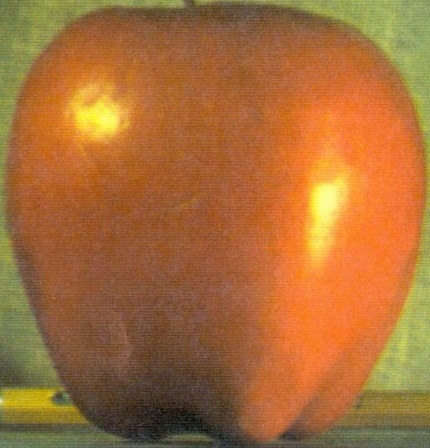
#> input picture UTEC/COMPUTER_VISION/Imagens/apple.jpg, 430 x 448 px, found by its file name
$ python ALEXANDRE_FERREIRA_TAREFA_1_Segmentation.py
#> lines starting #> are read from the running program, lines starting #| are printed output that depends on the picture; after the words box and inside, x2 and y2 are one past the last pixel; in counts of white or black regions, pixels touching at a corner belong together
# ---------------------------------------------------------------------------------------------
# UTEC - Pós Graduação em Robótica e Inteligência Artificial
# Disciplina: Visão Computacional
# Aluno: Alexandre Ferreira e Silva
# TAREFA 1
# ---------------------------------------------------------------------------------------------

import cv2
import matplotlib.pyplot as plt
import numpy as np
import os
os.system('cls')

# ---------------------------------------------------------------------------------------------
# Carregar Imagem e dividir os canais
# ---------------------------------------------------------------------------------------------
imagem_BGR = cv2.imread('Imagens/apple.jpg')
#> imagem_BGR is the input picture: shape (448, 430, 3); mean B, G, R 56.9, 109.7, 167.4
imagem_RGB = cv2.cvtColor(imagem_BGR, cv2.COLOR_BGR2RGB)
imagem_HSV = cv2.cvtColor(imagem_BGR, cv2.COLOR_BGR2HSV)
#> imagem_HSV: shape (448, 430, 3); mean H, S, V 16.3, 160.2, 168.5
canal_H, canal_S, canal_V = cv2.split(imagem_HSV)
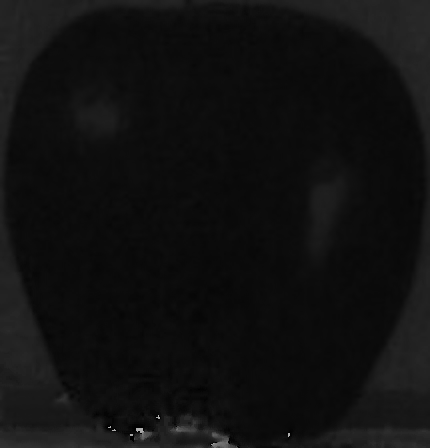
#> canal_H: shape (448, 430); min 0, max 177, mean 16.3
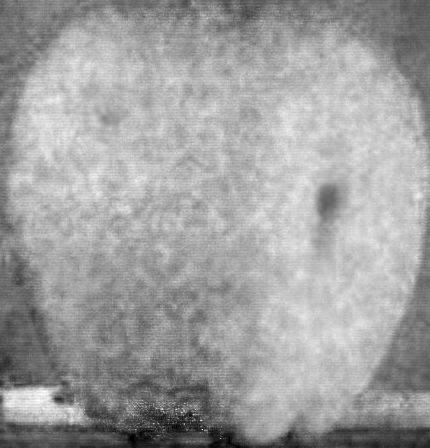
#> canal_S: shape (448, 430); min 0, max 255, mean 160.2
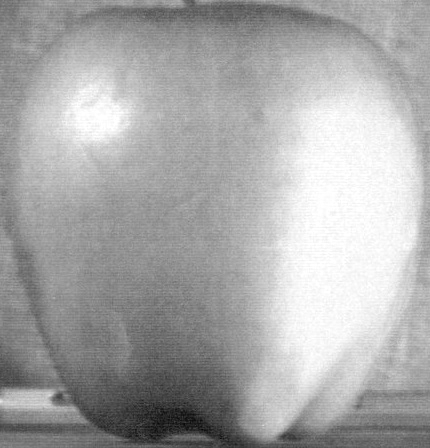
#> canal_V: shape (448, 430); min 5, max 255, mean 168.5

# definindo intervalo de cores
inicio = np.array([8, 0, 0])
fim = np.array([20, 255, 255])
img_mask = cv2.inRange(imagem_HSV, inicio, fim)
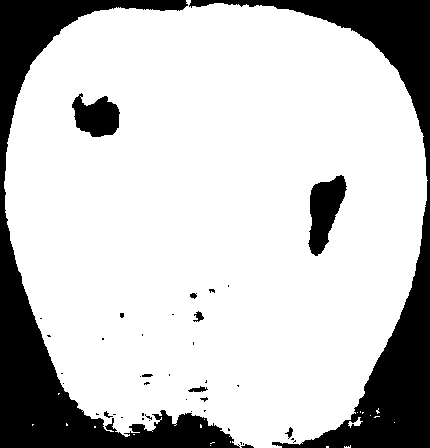
#> img_mask: shape (448, 430); 78.1% white; 43 black regions (32 under 20 px), largest, box (x1, y1, x2, y2) and area: (0, 0, 240, 448) 20475, (189, 0, 430, 448) 18020, (308, 175, 347, 256) 1836
img_result = cv2.bitwise_and(imagem_HSV, imagem_HSV, mask=img_mask)
#> img_result: shape (448, 430, 3); mean H, S, V 9.4, 134.9, 136.4

# ---------------------------------------------------------------------------------------------
# Método para adicionar as imagens na visualização
# i - linha
# j - coluna
# img - imagem ou gráfico
# titulo - Rótulo da imagem ou gráfico
# ---------------------------------------------------------------------------------------------
fig1, axs = plt.subplots(4, 3, figsize=(12, 12))
def addImg(i, j, img, titulo, gray=False):
    if gray:
        axs[i, j].imshow(img, cmap='gray')
    else:
        axs[i, j].imshow(img)
    axs[i, j].set_title(titulo)
    axs[i, j].axis('off')

# ---------------------------------------------------------------------------------------------
# Método para adicionar Histograma na visualização
# ---------------------------------------------------------------------------------------------
def addHist(i, j, hist, titulo):
    axs[i, j].plot(hist)
    axs[i, j].set_title(titulo)
    axs[i, j].set_xlabel('Intensidade de Pixel')
    axs[i, j].set_ylabel('Número de Pixels')


# ---------------------------------------------------------------------------------------------
# Linha 1 - Imagens em BGR e HSV
# ---------------------------------------------------------------------------------------------
addImg(0, 0, imagem_RGB, 'Imagem Original RGB')
addImg(0, 1, imagem_HSV, 'Imagem HSV')


# ---------------------------------------------------------------------------------------------
# Linha 2 - Canais HSV
# ---------------------------------------------------------------------------------------------
addImg(1, 0, canal_H, 'Canal H', gray=True)
addImg(1, 1, canal_S, 'Canal S', gray=True)
addImg(1, 2, canal_V, 'Canal V', gray=True)

# ---------------------------------------------------------------------------------------------
# Linha 3 - Histograma para cada Canal
# ---------------------------------------------------------------------------------------------
hist_H = cv2.calcHist([canal_H], [0], None, [256], [0, 256])
#> hist_H = 256 values, max 40973 at index 11, min 0 at index 58, mean 752.5
hist_S = cv2.calcHist([canal_S], [0], None, [256], [0, 256])
#> hist_S = 256 values, max 2849 at index 192, min 0 at index 1, mean 752.5
hist_V = cv2.calcHist([canal_V], [0], None, [256], [0, 256])
#> hist_V = 256 values, max 2106 at index 167, min 0 at index 0, mean 752.5

addHist(2, 0, hist_H, 'Histograma H')
addHist(2, 1, hist_S, 'Histograma S')
addHist(2, 2, hist_V, 'Histograma V')

# ---------------------------------------------------------------------------------------------
# Linha 4 - Exibir histograma dos canais equalizados
# ---------------------------------------------------------------------------------------------
addImg(3, 0, imagem_RGB, 'Imagem Original')
addImg(3, 1, img_mask, 'Resultado da segmentação', gray=True)
addImg(3, 2, cv2.cvtColor(img_result, cv2.COLOR_HSV2RGB), 'Máscara Binária')

cv2.imwrite('entraga_1/maca_segmentada.jpg', img_mask)
cv2.imwrite('entraga_1/maca_segmentada2.jpg', img_result)

plt.tight_layout()
plt.show()
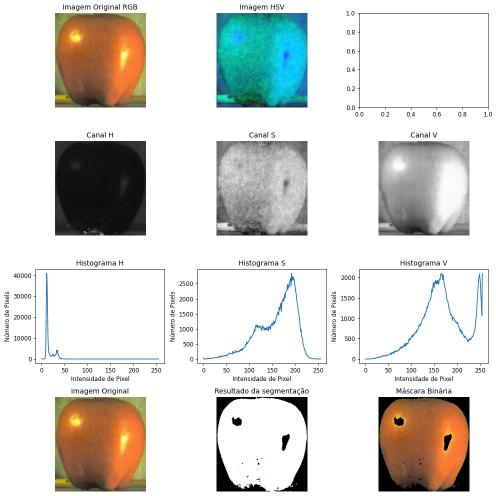
#> figure drawn by matplotlib, 11 panels; panel 6: curve peaks at x = 11, y = 40973; panel 7: curve peaks at x = 192, y = 2849; panel 8: curve peaks at x = 167, y = 2106

$ run again, with UTEC/COMPUTER_VISION/Imagens/baboon.jpg copied over UTEC/COMPUTER_VISION/Imagens/apple.jpg
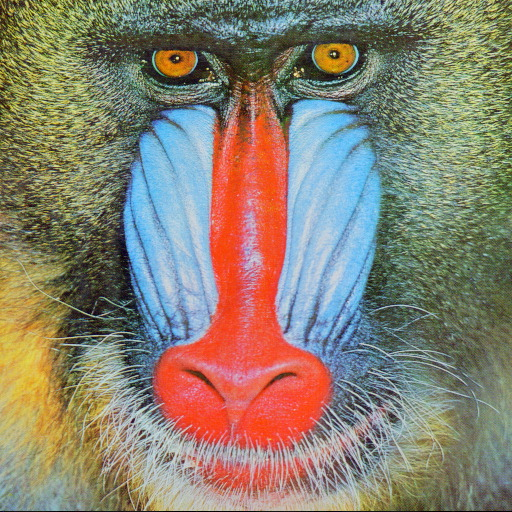
#> input picture UTEC/COMPUTER_VISION/Imagens/baboon.jpg, 512 x 512 px, found by its file name
#> imagem_BGR is the input picture: shape (512, 512, 3); mean B, G, R 112.9, 129.1, 137.1
#> imagem_HSV: shape (512, 512, 3); mean H, S, V 58.3, 93.4, 158.1
#> `canal_H, canal_S, canal_V = cv2.split(imagem_HSV)`:
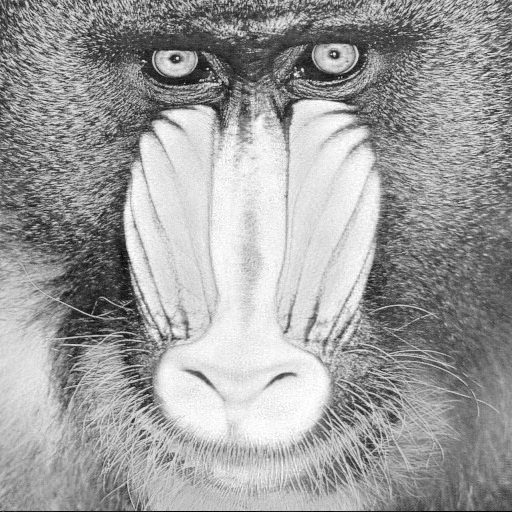
#> canal_V: shape (512, 512); min 0, max 255, mean 158.1
#> `img_mask = cv2.inRange(imagem_HSV, inicio, fim)`:
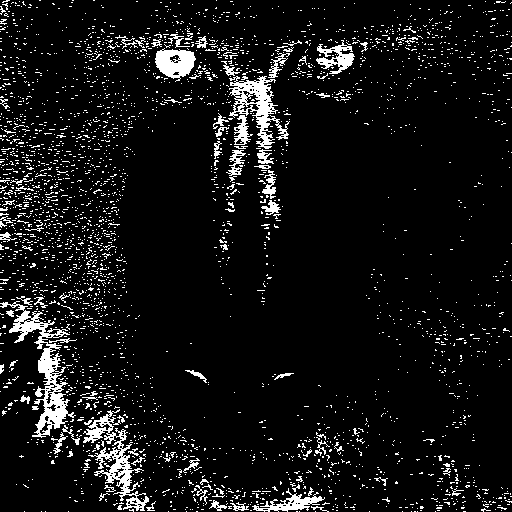
#> img_mask: shape (512, 512); 7.9% white in thin lines or dots
#> img_result: shape (512, 512, 3); mean H, S, V 1.2, 9.8, 11.2
#> hist_H = 256 values, max 8167 at index 102, min 0 at index 180, mean 1024
#> hist_S = 256 values, max 2214 at index 53, min 0 at index 1, mean 1024
#> hist_V = 256 values, max 1881 at index 228, min 4 at index 0, mean 1024

$ run again, with UTEC/COMPUTER_VISION/Imagens/folha.jpg copied over UTEC/COMPUTER_VISION/Imagens/apple.jpg
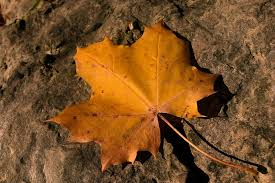
#> input picture UTEC/COMPUTER_VISION/Imagens/folha.jpg, 275 x 183 px, found by its file name
#> imagem_BGR is the input picture: shape (183, 275, 3); mean B, G, R 37.7, 79.3, 120.5
#> imagem_HSV: shape (183, 275, 3); mean H, S, V 15.7, 171.4, 120.5
#> `canal_H, canal_S, canal_V = cv2.split(imagem_HSV)`:
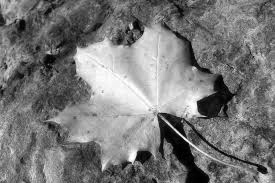
#> canal_V: shape (183, 275); min 0, max 255, mean 120.5
#> `img_mask = cv2.inRange(imagem_HSV, inicio, fim)`:
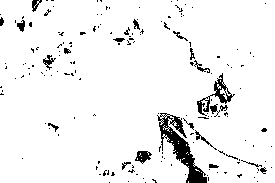
#> img_mask: shape (183, 275); 94.3% white; 168 black regions (145 under 20 px), largest, box (x1, y1, x2, y2) and area: (157, 113, 207, 183) 1071, (197, 73, 235, 116) 359, (135, 151, 152, 164) 130
#> img_result: shape (183, 275, 3); mean H, S, V 14.2, 159.6, 119
#> hist_H = 256 values, max 11784 at index 15, min 0 at index 31, mean 196.6
#> hist_S = 256 values, max 4269 at index 255, min 0 at index 1, mean 196.6
#> hist_V = 256 values, max 425 at index 110, min 10 at index 254, mean 196.6
